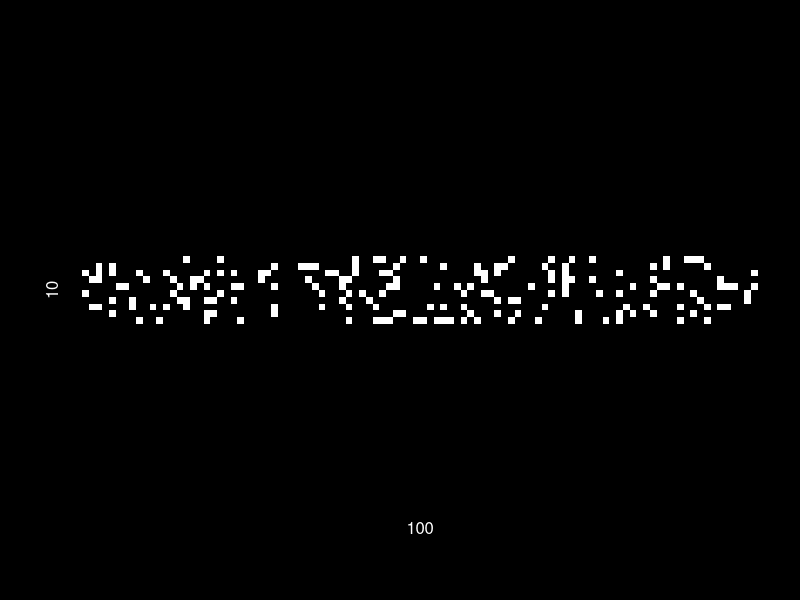
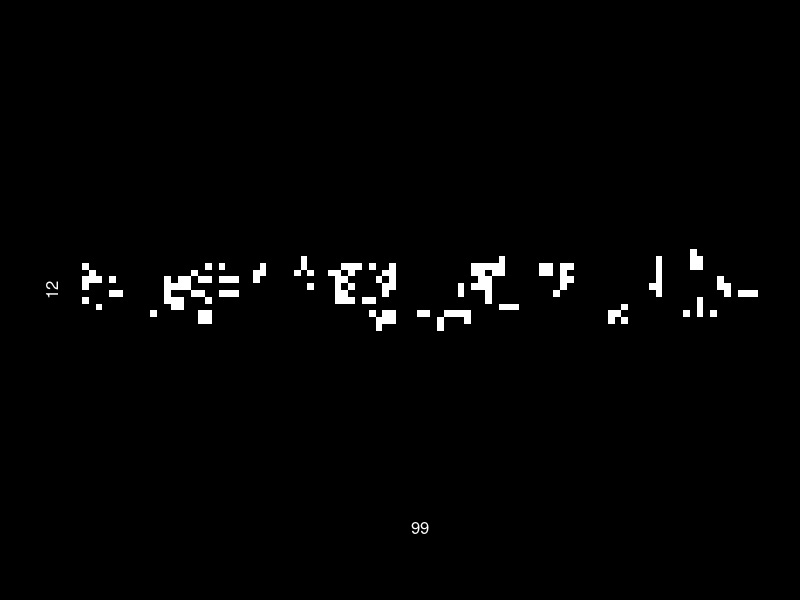
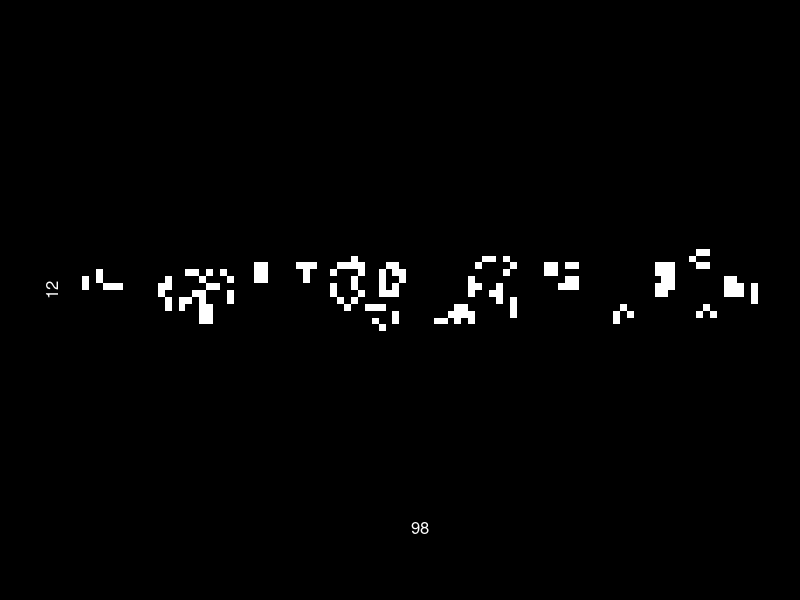
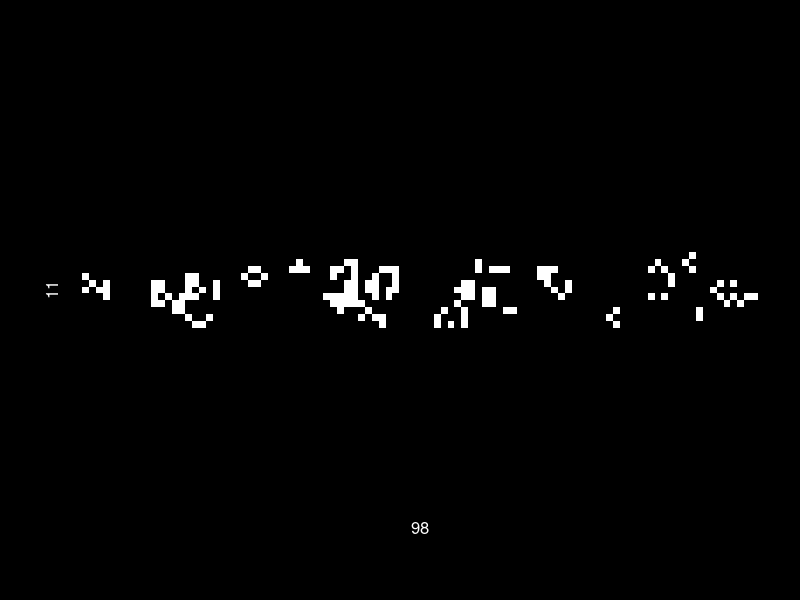
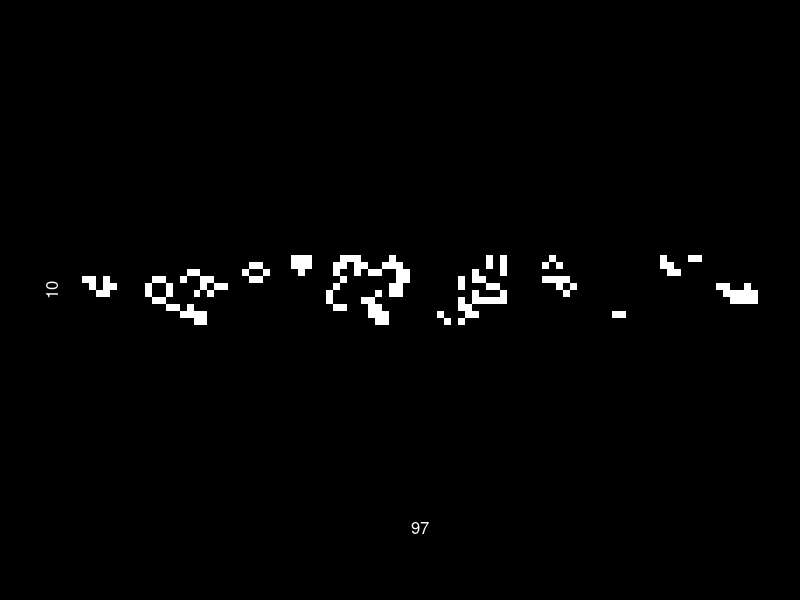
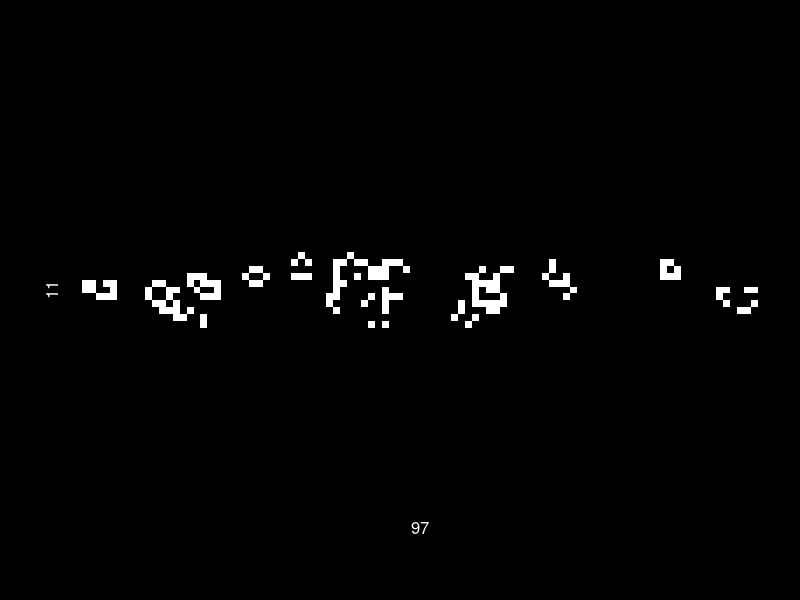
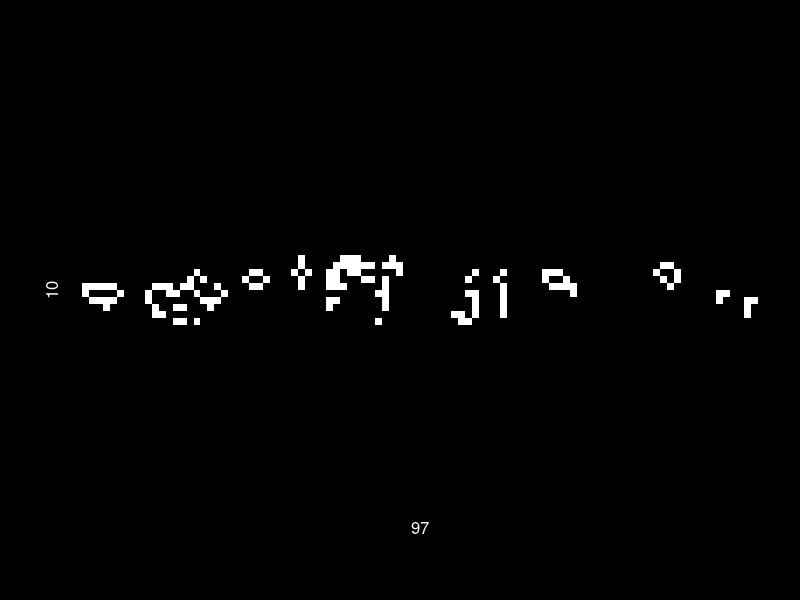
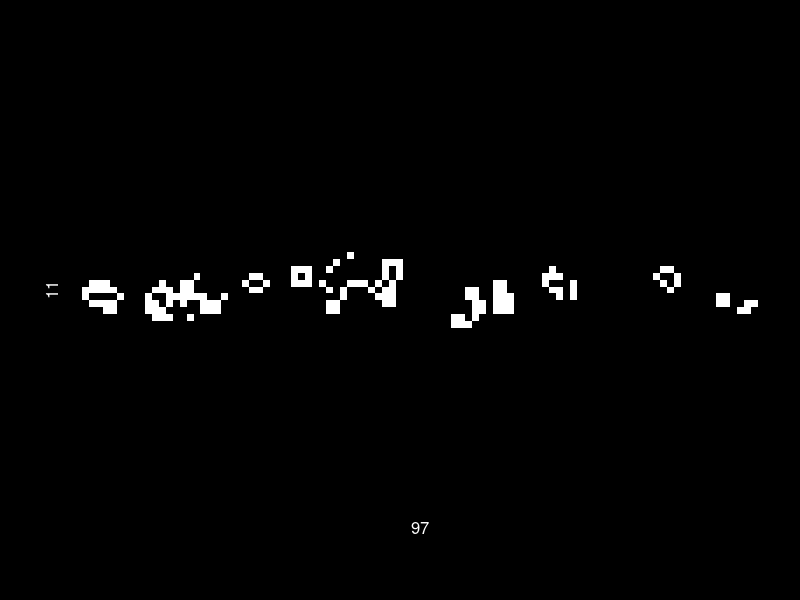

These charts were generated, in order, by the following R code: (Note: a time limit stopped this script after it produced the figures.)
conway <- function(type = "rPentomino", rule = "23/3", ...) {
  x <- switch(type,
         "random" = {
           Zufallsmatrix(...)
         },
         "gleiter" = {
           gleiter()
         },
         "gleiter4" = {
           gleiter4()
         },
         "explusion" = {
           explusion()
         },
         "rPentomino" = {
           rPentomino()
         },
         "custom" = {
           matrix(...)
         })
  C <- list(field = x, rules = rule)
  class(C) <- c("conway")
  return(C)
}

#' create a random start matrix for CGoL
#' 
#' @param x number of rows
#' @param y number of columns
#' @param p probability that field value in the matrix is 0, else 1
#' @param type the number type of the matrix fields
#' @return a matrix with \code{x} rows and \code{y} columns, with random values {0, 1} of type \code{type} based on the probability \code{p}
#' @examples
#' Zufallsmatrix(10, 10, 0.5)
Zufallsmatrix <- function(x = 10, y = 10, p = 0.5, type = "double"){
  
  # Zufallsmatrix erzeugt eine x*y große Matrix deren Einträge mit einer
  # Warscheinlichkeit p 1./1/T und sonst 0./0/F sind
  
  if(type == "double"){
    M <- matrix(as.double(runif(x*y)<=p),x,y) 
  }
  if(type == "int"){
    M <- matrix(as.integer(runif(x*y)<=p),x,y) 
  }else{
    M <- matrix((runif(x*y)<=p),x,y) 
  }
  
  class(M) <- "conway"
  
  return(M)
}

alsRegelliste <- function(regelstring){
  
  # Übersetzt einen Regelstring in eine Liste mit den Regeln
  # Hängt Zahlen in die erste Liste ein bis ein '/' kommt
  # Hängt darauf alle weitern in die zweite Liste 
  
  regelliste = list(BESTEHEN = NULL,ENTSTEHEN = NULL)
  WO <- 1
  for(i in strsplit(regelstring,"")[[1]]){
    if(i != '/'){
      regelliste[[WO]] <- unlist(append(regelliste[[WO]],as.integer(i)))
    }else{
      WO = 2
    }
  }
  return(regelliste)
}

#' 
#' 
#' @param 
#' @return 
#' @examples
Nachbarn <- function(con){
  
  # Gibt eine Matrix der Größe von M+2 zurück welche die Anzahl an Nachbar enthält
  
  m <- array(0, dim(con$field)+2)
  
  m[1:nrow(con$field),1:ncol(con$field)] <-m[1:nrow(con$field),1:ncol(con$field)]+con$field
  m[1:nrow(con$field),1:ncol(con$field)+1] <-m[1:nrow(con$field),1:ncol(con$field)+1]+con$field
  m[1:nrow(con$field),1:ncol(con$field)+2] <-m[1:nrow(con$field),1:ncol(con$field)+2]+con$field
  
  m[1:nrow(con$field)+1,1:ncol(con$field)] <-m[1:nrow(con$field)+1,1:ncol(con$field)]+con$field
  
  m[1:nrow(con$field)+1,1:ncol(con$field)+2] <-m[1:nrow(con$field)+1,1:ncol(con$field)+2]+con$field
  
  m[1:nrow(con$field)+2,1:ncol(con$field)] <-m[1:nrow(con$field)+2,1:ncol(con$field)]+con$field
  m[1:nrow(con$field)+2,1:ncol(con$field)+1] <-m[1:nrow(con$field)+2,1:ncol(con$field)+1]+con$field
  m[1:nrow(con$field)+2,1:ncol(con$field)+2] <-m[1:nrow(con$field)+2,1:ncol(con$field)+2]+con$field
  return(m)
}


#' 
#' 
#' @param 
#' @return 
#' @examples
Verkleinern <- function(M){
  
  # Entfernt Ränder ohne lebende Zellen bis zu einer Mindestgröße von 2 X 2 
  # damit die Matrix erhalten bleibt
  
  while(nrow(M) > 2 & !any(M[1,])){
    M<-M[-1,]
  }
  while(ncol(M) > 2 & !any(M[,1]) ){
    M<-M[,-1]
  }
  while(nrow(M) > 2 & !any(M[nrow(M),])){
    M<-M[-nrow(M),]
  }
  while(ncol(M) > 2 & !any(M[,ncol(M)])){
    M<-M[,-ncol(M)]
  }
  return(M)
}


#' 
#' 
#' @param 
#' @return 
#' @examples
update.conway <- function(con){

  # Update bekommt eine Matrix und einen Regelsatz
  # Update liefert eine Upgedatete Matrix
  #
  # M =  Matrix
  #
  # R = Regeln "Bestehen/Entstehen"
  
  if(is.character(con$rules)){
    REGELN = alsRegelliste(con$rules)
  }else{
    REGELN = con$rules
  }
  
  AnzahlNachbarn = Nachbarn(con)
  
  m <- array(0,dim(con$field)+2)              # Alte Matrix mit der Dimension der Nachtbarmatrix
  m[-c(1,nrow(m)),-c(1,ncol(m))]<- con$field  
  
  Ergebnis <- array(0,dim(con$field)+2)
  Ergebnis <- apply(((AnzahlNachbarn %in% REGELN$BESTEHEN )& m | AnzahlNachbarn %in% REGELN$ENTSTEHEN),c(1,2),as.integer)
  Ergebnis <- Verkleinern(Ergebnis)
  con$field <- Ergebnis
  return(con)
}


#' 
#' 
#' @param 
#' @return 
#' @examples
plot.conway <- function(con){
  par(bg = 'black')
  image(con$field,col = gray.colors(2,0,1),
        asp=1,
        x = seq(0,nrow(con$field)-1,length.out = nrow(con$field)),
        y=seq(0,ncol(con$field)-1,length.out = ncol(con$field)),
        xaxt='n',yaxt = 'n' , ann = FALSE,bty="n")
  mtext(side = 1, text = nrow(con$field), line = 1, col = "white")
  mtext(side = 2, text = ncol(con$field), line = 1, col = "white")
  
}


summary.conway <- function(x, ...) {
  rows <- nrow(x$field)
  cols <- ncol(x$field)
  n_life <- sum(x$field)
  n_dead <- rows * cols - n_life
  print(paste("rows = ", rows))
  print(paste("columns = ", cols))
  print(paste("living cells = ", n_life))
  print(paste("dead cells = ", n_dead))
}

########################
#                      #
#    StartBeispiele    #
#                      #
########################


gleiter = function(){
  return(matrix(c(1,1,1,1,0,0,0,1,0),3,3,byrow = F))
}

gleiter4 = function(){
  x = gleiter()
  x = cbind(x,0)
  x = rbind(x,0)
  x = cbind(x,x[,c(4,3,2,1)])
  x = rbind(x,x[c(4,3,2,1),])
  return(x)
}

explusion = function(){
  x =  matrix(c(1,1,1,0,1,1,1,1,0,0,0,0,0,1,1,1,1,0,1,1,1),3,7,byrow = TRUE)
  return(x)
}

rPentomino = function(){
  return(matrix(c(0,1,0,1,1,1,1,0,0),3,3))
}


########################
#                      #
#   Kleines Beispiel   #
#                      #
########################
#x <- Zufallsmatrix(50,100,0.1)
x <- conway("random", p = 0.2, x=100)
#y = (x + Update(x))/2
#x = Update(x)

#plotConway(x)
#x = Update(x)
#x = array(c(1,0),c(51,51))
for(i in 1:1000){
  plot(x)
  x <- update(x)#,R = "12345/3	")
  Sys.sleep(0.2)
}

#plotConway(array(runif(100,min = 0,max = 2),c(1000,10)))
